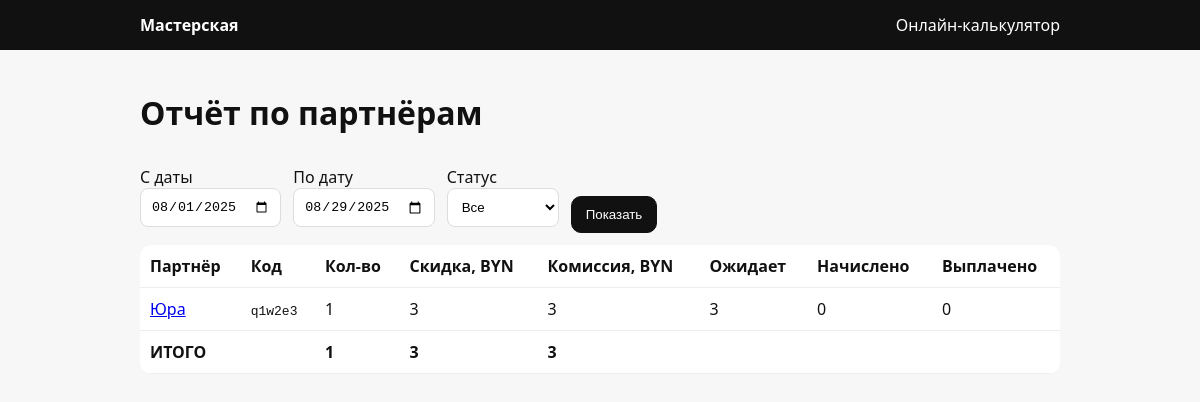
The page /repairs/reports/referrals/ on the database as committed earlier.
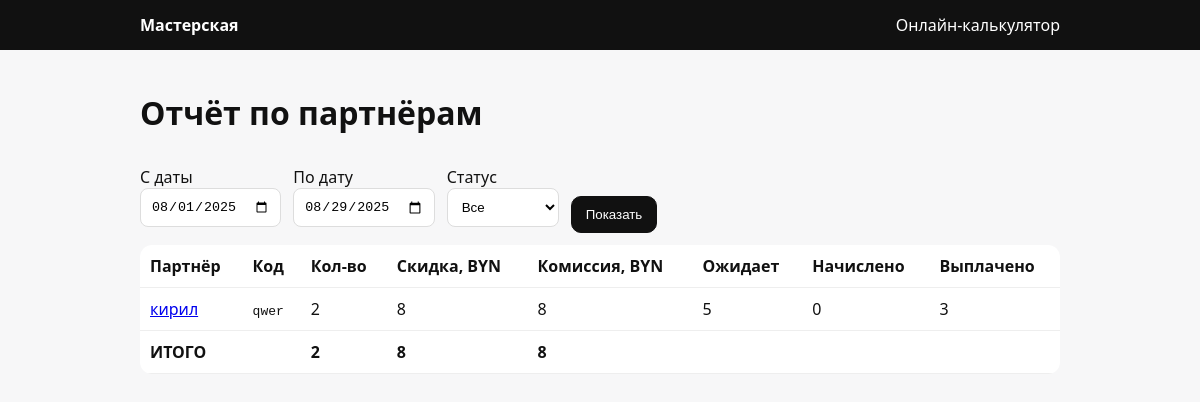
The same page on the database as committed later.
### repairs/models.py (models this page shows, shortened)
class ReferralPartner(models.Model):
    name = models.CharField("Партнёр (продавец)", max_length=120)
    contact = models.CharField("Контакты", max_length=120, blank=True)
    code = models.CharField("Код", max_length=16, unique=True)
    client_discount_pct = models.DecimalField("Скидка клиенту (%)", max_digits=4, decimal_places=2, default=Decimal("5.00"))
    partner_commission_pct = models.DecimalField("Комиссия партнёру (%)", max_digits=4, decimal_places=2, default=Decimal("5.00"))
    expires_at = models.DateTimeField("Действует до", null=True, blank=True)
    max_uses = models.PositiveIntegerField("Макс. использований", null=True, blank=True)
    class Meta:
        verbose_name = "Партнёр (продавец)"
        verbose_name_plural = "Партнёры (продавцы)"
        ordering = ["name"]

### repairs/views.py (the view)
# urls.py: path("reports/referrals/", views.referrals_report, name="referrals_report"),
def referrals_report(request):
    today = timezone.localdate()
    month_start = today.replace(day=1)
    date_from = _parse_date_or(month_start, request.GET.get("from"))
    date_to   = _parse_date_or(today,       request.GET.get("to"))
    status    = request.GET.get("status", "").strip()
    qs = ReferralRedemption.objects.filter(
        created_at__date__gte=date_from,
        created_at__date__lte=date_to,
    )
    has_status = True
    try:
        ReferralRedemption._meta.get_field("status")
    except FieldDoesNotExist:
        has_status = False
    if has_status and status in {"pending", "accrued", "paid"}:
        qs = qs.filter(status=status)
    annotate_kwargs = {
        "uses": Count("id"),
        "total_discount": Sum("discount_amount"),
        "total_commission": Sum("commission_amount"),
    }
    if has_status:
        annotate_kwargs.update({
            "pending_commission": Sum("commission_amount", filter=Q(status="pending")),
            "accrued_commission": Sum("commission_amount", filter=Q(status="accrued")),
            "paid_commission":    Sum("commission_amount", filter=Q(status="paid")),
        })
    rows = (
        qs.values("partner__id", "partner__name", "partner__code")
          .annotate(**annotate_kwargs)
          .order_by("partner__name")
    )
    totals = qs.aggregate(
        total_uses=Count("id"),
        total_discount=Sum("discount_amount"),
        total_commission=Sum("commission_amount"),
    )
    return render(request, "repairs/referrals_report.html", {
        "rows": rows,
        "totals": totals,
        "date_from": date_from,
        "date_to": date_to,
        "status": status if has_status else "",
        "has_status": has_status,
    })

### repairs/views.py (called while the page is built)
def _parse_date_or(default_date, value):
    try:
        return datetime.fromisoformat(value).date() if value else default_date
    except ValueError:
        return default_date

### repairs/templates/repairs/referrals_report.html (shortened to what this page needs)
{% extends "repairs/base.html" %}
{% block content %}
<h1>Отчёт по партнёрам</h1>
<form method="get" style="display:flex;gap:12px;flex-wrap:wrap;align-items:end;margin:12px 0">
  <label>С даты<br><input type="date" name="from" value="{{ date_from|date:'Y-m-d' }}"></label>
  <label>По дату<br><input type="date" name="to" value="{{ date_to|date:'Y-m-d' }}"></label>
  {% if has_status %}
    <label>Статус<br>
      <select name="status">
        <option value="" {% if not status %}selected{% endif %}>Все</option>
      </select>
    </label>
  {% endif %}
  <button class="btn" type="submit">Показать</button>
</form>
<table class="table">
  <thead>
    <tr>
      <th>Партнёр</th>
      <th>Код</th>
      <th>Кол-во</th>
      <th>Скидка, BYN</th>
      <th>Комиссия, BYN</th>
      {% if has_status %}
        <th>Ожидает</th>
        <th>Начислено</th>
        <th>Выплачено</th>
      {% endif %}
    </tr>
  </thead>
  <tbody>
    {% for r in rows %}
      <tr>
        <td>
          <a href="{% url 'repairs:referrals_partner_report' code=r.partner__code %}?from={{ date_from|date:'Y-m-d' }}&to={{ date_to|date:'Y-m-d' }}{% if status %}&status={{ status }}{% endif %}">
            {{ r.partner__name }}
          </a>
        </td>
        <td><code>{{ r.partner__code }}</code></td>
        <td>{{ r.uses|default:0 }}</td>
        <td>{{ r.total_discount|default:0 }}</td>
        <td>{{ r.total_commission|default:0 }}</td>
        {% if has_status %}
          <td>{{ r.pending_commission|default:0 }}</td>
          <td>{{ r.accrued_commission|default:0 }}</td>
          <td>{{ r.paid_commission|default:0 }}</td>
        {% endif %}
      </tr>
    {% empty %}
      <tr><td colspan="{% if has_status %}8{% else %}5{% endif %}" class="muted">Нет данных за выбранный период</td></tr>
    {% endfor %}
  </tbody>
  <tfoot>
    <tr>
      <th colspan="2">ИТОГО</th>
      <th>{{ totals.total_uses|default:0 }}</th>
      <th>{{ totals.total_discount|default:0 }}</th>
      <th>{{ totals.total_commission|default:0 }}</th>
      {% if has_status %}<th colspan="3"></th>{% endif %}
    </tr>
  </tfoot>
</table>
{% endblock %}

Rows that differ between the two databases and show on the page:
no longer on this page (row unchanged): ReferralPartner: partner__name "Юра", partner__code "q1w2e3", uses "1", total_discount "3", total_commission "3", pending_commission "3", accrued_commission "0", paid_commission "0"
added ReferralPartner: partner__name "кирил", partner__code "qwer", uses "2", total_discount "8", total_commission "8", pending_commission "5", accrued_commission "0", paid_commission "3"
Other text that changed with them:
{{ totals.total_uses|default:0 }}: "1" → "2"
{{ totals.total_discount|default:0 }}: "3" → "8"
{{ totals.total_commission|default:0 }}: "3" → "8"
